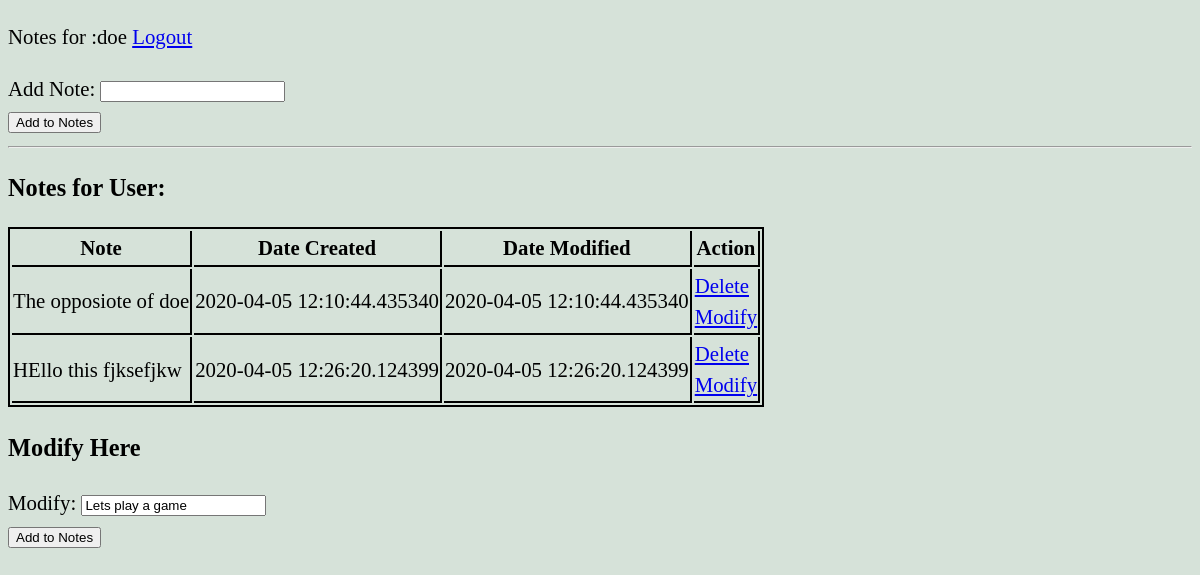
Screenshot of /update/2/2 with the database file from the repository.
### app.py (models this page shows, shortened)
class User(db.Model):
    id=db.Column(db.Integer,primary_key=True)
    username=db.Column(db.String(200),nullable=False)
    password=db.Column(db.String(200),nullable=False)
    logged_in=db.Column(db.Boolean,default=False)

class Note(db.Model):
    id=db.Column(db.Integer,primary_key=True)
    content=db.Column(db.String(500),nullable=False)
    date_created=db.Column(db.DateTime,default=datetime.now())
    date_modified=db.Column(db.DateTime,default=datetime.now())
    user_id=db.Column(db.Integer, db.ForeignKey('user.id'),
        nullable=False)
    user = db.relationship('User',
        backref=db.backref('notes', lazy=True)
        )

### app.py (the view, shortened to what this page needs)
@app.route('/update/<int:uid>/<int:id>',methods=['GET','POST'])
def modify(uid,id):
    user=User.query.filter_by(id=uid).first()
    note=Note.query.filter_by(id=id).first()
    mod=False
    return render_template('notes.html',user=user,notes=user.notes,note=note,modify=True)

### templates/notes.html (shortened to what this page needs)
 {%extends 'base.html'%}
 {%block body%}
 <p>
    Notes for :{{user.username}}
    <a href="/logout/{{user.id}}">
        Logout
    </a>
</p>
 <form action="/notes/{{user.id}}" method="post">
   Add Note: <input type="text" name="content">
   <br>
   <input type="submit" value="Add to Notes">
</form>
<hr>
<h3>Notes for User:</h3>
<table>
<thead>
    <tr>
        <th>Note</th>
        <th>Date Created</th>
        <th>Date Modified</th>
        <th>Action</th>
    </tr>
</thead>
<tbody>
    {%for note in notes%}
    <tr>
    <td>{{note.content}}</td>
    <td>{{note.date_created}}</td>
    <td>{{note.date_modified}}</td>
    <td><a href="/delete/{{user.id}}/{{note.id}}">Delete</a>
        <br>
    <a href="/update/{{user.id}}/{{note.id}}">Modify</a>
    </td>
</tr>
    {%endfor%}
</tbody>
</table>
{%if modify%}
<h3>Modify Here</h3>
 <p>
    <form action="/update/{{user.id}}/{{note.id}}" method="post">
        Modify: <input type="text" name="content" value="{{note.content}}">
        <br>
        <input type="submit" value="Add to Notes">
     </form>
 </p>
 {%endif%}
 {%endblock%}

### static/main.css (style rules this page uses)
body { background-color: rgb(214, 226, 217); font-family: Cambria, Cochin, Georgia, Times, 'Times New Roman', serif; font-size: 1.3em; line-height: 1.5em; }
table,td,th { border: 2px black solid; }
td,th { border-left: none; border-top: none; }

### rows the page displays
User: username "doe"
Note: content "The opposiote of doe", date_created "2020-04-05 12:10:44.435340", date_modified "2020-04-05 12:10:44.435340"
Note: content "HEllo this fjksefjkw", date_created "2020-04-05 12:26:20.124399", date_modified "2020-04-05 12:26:20.124399"
Note: content "Lets play a game"
